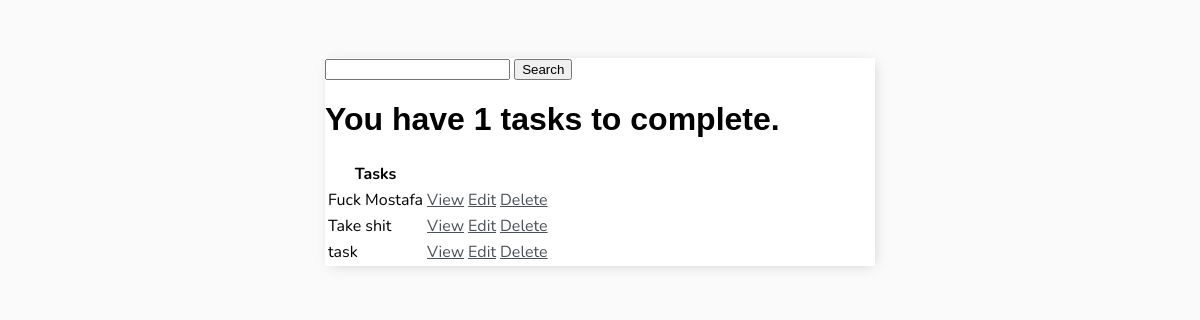
Page /tasks/ (signed in) on the committed database.
### tasks/models.py (models this page shows, shortened)
class Task(models.Model):
    user = models.ForeignKey(to=get_user_model(), on_delete=models.CASCADE, blank=True, null=True)
    title = models.CharField(max_length=120)
    description = models.TextField()
    is_complete = models.BooleanField(default=False)
    datetime_created = models.DateTimeField(auto_now_add=True)
    def get_absolute_url(self):
        return reverse("task_detail", kwargs={"pk": self.pk})

### tasks/views.py (the view)
# urls.py: path('', TaskListView.as_view(), name='tasks_list'),
class TaskListView(LoginRequiredMixin, generic.ListView):
    model = Task
    template_name = 'tasks/task_list.html'
    context_object_name = 'tasks'
    def get_context_data(self, **kwargs):
        context = super().get_context_data(**kwargs)
        context['tasks'] = context['tasks'].filter(user=self.request.user)
        context['task_count'] = context['tasks'].filter(is_complete=False).count()
        search_input = self.request.GET.get('search-area') or ''
        if search_input:
            context['tasks'] = context['tasks'].filter(
                title__startswith=search_input,
            )
        context['search_input'] = search_input
        return context

### tasks/templates/tasks/task_list.html (shortened to what this page needs)
{% extends '_base.html' %}
{% block content %}
<form method="GET">
    <input type="text" name="search-area" value="{{search_input}}">
    <input type="submit" value="Search">
</form>
{% if task_count %}
    <h1>You have {{task_count}} tasks to complete.</h1>
    {% else %}
    <h1>all your tasks completely done.</h1>
{% endif %}
<table>
    <tr>
        <th>Tasks</th>
        <th></th>
        <th></th>
        <th></th>
    {% for task in tasks %}
        </tr>
            <tr>
                <td>{{task.title}}</td>
                <td><a href="{{task.get_absolute_url}}">View</a></td>
                <td><a href="{% url 'task_update' task.id %}">Edit</a></td>
                <td><a href="{% url 'task_delete' task.id %}">Delete</a></td>
            </tr>
    {% empty %}
        <h3>No Tasks for you</h3>
    {% endfor %}
    </table>
{% endblock content %}

### templates/_base.html (style rules this page uses)
body { background-color: #fafafa; font-family: 'Nunito', sans-serif; padding-top: 50px; }
h1, h2, h3, h4, h5, h6 { font-family: 'Railway', sans-serif; }
a, p { color: #4b5156; }

### rows in the picture
Task: title "Fuck Mostafa"
Task: title "Take shit"
Task: title "task"

### other values in the picture
{{ task_count }} "1"
